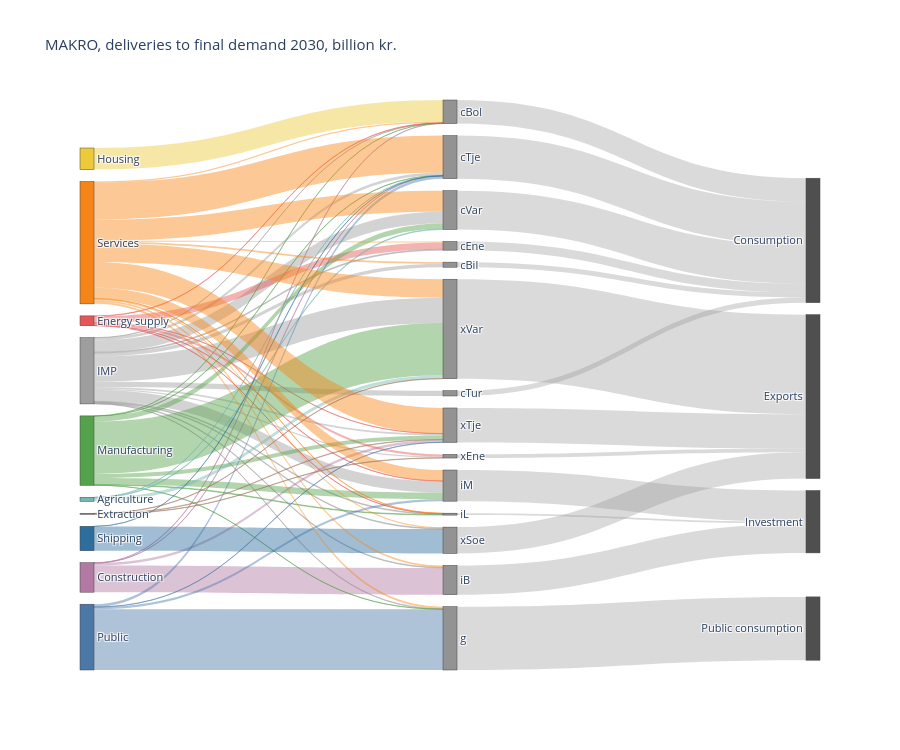

Notebook source saved alongside this figure:
### Markdown cell above
With a third column, the aggregates (consumption, public consumption, investment, exports). Intermediate use
is left out so that only final demand is shown.

### Code cell
io_viz.sankey3(io_v, year, min_flow=min_flow, include_intermediate=False,
               title=f'MAKRO, deliveries to final demand {year}, billion kr.')

### Figure 1 — Plotly figure (JSON) as saved in the notebook; plotly's stock layout.template omitted (floating-point values rounded to 4 significant figures)
{"data": [{"arrangement": "snap", "link": {"color": ["rgba(158,158,158,0.45)", "rgba(158,158,158,0.45)", "rgba(158,158,158,0.45)", "rgba(158,158,158,0.45)", "rgba(158,158,158,0.45)", "rgba(158,158,158,0.45)", "rgba(158,158,158,0.45)", "rgba(158,158,158,0.45)", "rgba(158,158,158,0.45)", "rgba(158,158,158,0.45)", "rgba(158,158,158,0.45)", "rgba(158,158,158,0.45)", "rgba(158,158,158,0.45)", "rgba(158,158,158,0.45)", "rgba(238,202,59,0.45)", "rgba(178,121,162,0.45)", "rgba(178,121,162,0.45)", "rgba(178,121,162,0.45)", "rgba(178,121,162,0.45)", "rgba(228,87,86,0.45)", "rgba(228,87,86,0.45)", "rgba(228,87,86,0.45)", "rgba(228,87,86,0.45)", "rgba(228,87,86,0.45)", "rgba(228,87,86,0.45)", "rgba(84,162,75,0.45)", "rgba(84,162,75,0.45)", "rgba(84,162,75,0.45)", "rgba(84,162,75,0.45)", "rgba(84,162,75,0.45)", "rgba(84,162,75,0.45)", "rgba(84,162,75,0.45)", "rgba(84,162,75,0.45)", "rgba(114,183,178,0.45)", "rgba(114,183,178,0.45)", "rgba(114,183,178,0.45)", "rgba(76,120,168,0.45)", "rgba(76,120,168,0.45)", "rgba(76,120,168,0.45)", "rgba(76,120,168,0.45)", "rgba(46,110,158,0.45)", "rgba(46,110,158,0.45)", "rgba(245,133,24,0.45)", "rgba(245,133,24,0.45)", "rgba(245,133,24,0.45)", "rgba(245,133,24,0.45)", "rgba(245,133,24,0.45)", "rgba(245,133,24,0.45)", "rgba(245,133,24,0.45)", "rgba(245,133,24,0.45)", "rgba(245,133,24,0.45)", "rgba(245,133,24,0.45)", "rgba(245,133,24,0.45)", "rgba(245,133,24,0.45)", "rgba(157,117,93,0.45)", "rgba(157,117,93,0.45)", "rgba(157,117,93,0.45)", "rgba(150,150,150,0.35)", "rgba(150,150,150,0.35)", "rgba(150,150,150,0.35)", "rgba(150,150,150,0.35)", "rgba(150,150,150,0.35)", "rgba(150,150,150,0.35)", "rgba(150,150,150,0.35)", "rgba(150,150,150,0.35)", "rgba(150,150,150,0.35)", "rgba(150,150,150,0.35)", "rgba(150,150,150,0.35)", "rgba(150,150,150,0.35)", "rgba(150,150,150,0.35)", "rgba(150,150,150,0.35)"], "customdata": ["IMP → cBil: Consumption of cars", "IMP → cBol: Consumption of housing", "IMP → cEne: Consumption of energy", "IMP → cTje: Consumption of services", "IMP → cTur: Residents' tourism abroad", "IMP → cVar: Consumption of goods", "IMP → g: Public consumption", "IMP → iB: Investment in buildings", "IMP → iL: Change in inventories", "IMP → iM: Investment in machinery", "IMP → xEne: Exports of energy", "IMP → xSoe: Exports of shipping", "IMP → xTje: Exports of services", "IMP → xVar: Exports of goods", "Housing → cBol: Consumption of housing", "Construction → cBol: Consumption of housing", "Construction → cTje: Consumption of services", "Construction → iB: Investment in buildings", "Construction → xTje: Exports of services", "Energy supply → cBol: Consumption of housing", "Energy supply → cEne: Consumption of energy", "Energy supply → iL: Change in inventories", "Energy supply → iM: Investment in machinery", "Energy supply → xEne: Exports of energy", "Energy supply → xTje: Exports of services", "Manufacturing → cBol: Consumption of housing", "Manufacturing → cTje: Consumption of services", "Manufacturing → cVar: Consumption of goods", "Manufacturing → g: Public consumption", "Manufacturing → iL: Change in inventories", "Manufacturing → iM: Investment in machinery", "Manufacturing → xTje: Exports of services", "Manufacturing → xVar: Exports of goods", "Agriculture → cTje: Consumption of services", "Agriculture → cVar: Consumption of goods", "Agriculture → xVar: Exports of goods", "Public → cTje: Consumption of services", "Public → g: Public consumption", "Public → iM: Investment in machinery", "Public → xTje: Exports of services", "Shipping → cTje: Consumption of services", "Shipping → xSoe: Exports of shipping", "Services → cBil: Consumption of cars", "Services → cBol: Consumption of housing", "Services → cEne: Consumption of energy", "Services → cTje: Consumption of services", "Services → cVar: Consumption of goods", "Services → g: Public consumption", "Services → iB: Investment in buildings", "Services → iL: Change in inventories", "Services → iM: Investment in machinery", "Services → xSoe: Exports of shipping", "Services → xTje: Exports of services", "Services → xVar: Exports of goods", "Extraction → xEne: Exports of energy", "Extraction → xTje: Exports of services", "Extraction → xVar: Exports of goods", "cBil: Consumption of cars → Consumption", "cBol: Consumption of housing → Consumption", "cEne: Consumption of energy → Consumption", "cTje: Consumption of services → Consumption", "cTur: Residents' tourism abroad → Consumption", "cVar: Consumption of goods → Consumption", "g: Public consumption → Public consumption", "iB: Investment in buildings → Investment", "iL: Change in inventories → Investment", "iM: Investment in machinery → Investment", "xEne: Exports of energy → Exports", "xSoe: Exports of shipping → Exports", "xTje: Exports of services → Exports", "xVar: Exports of goods → Exports"], "hovertemplate": "%{customdata}: %{value:,.1f}<extra></extra>", "source": [9, 9, 9, 9, 9, 9, 9, 9, 9, 9, 9, 9, 9, 9, 0, 1, 1, 1, 1, 2, 2, 2, 2, 2, 2, 3, 3, 3, 3, 3, 3, 3, 3, 4, 4, 4, 5, 5, 5, 5, 6, 6, 7, 7, 7, 7, 7, 7, 7, 7, 7, 7, 7, 7, 8, 8, 8, 10, 11, 12, 13, 14, 15, 23, 20, 21, 22, 16, 17, 18, 19], "target": [10, 11, 12, 13, 14, 15, 23, 20, 21, 22, 16, 17, 18, 19, 11, 11, 13, 20, 18, 11, 12, 21, 22, 16, 18, 11, 13, 15, 23, 21, 22, 18, 19, 13, 15, 19, 13, 23, 22, 18, 13, 17, 10, 11, 12, 13, 15, 23, 20, 21, 22, 17, 18, 19, 16, 18, 19, 24, 24, 24, 24, 24, 24, 27, 26, 26, 26, 25, 25, 25, 25], "value": [39.72, 1.208, 10.92, 31.43, 61.43, 136.4, 5.176, 7.406, 9.189, 132.7, 15.38, 8.895, 19.83, 295.8, 252.8, 3.697, 1.097, 313.3, 27.08, 4.958, 78.47, 2.47, 3.96, 23.92, 1.459, 1.44, 2.626, 63.44, 2.044, 7.502, 76.92, 47.07, 611.9, 1.552, 7.28, 38.54, 32.1, 711.3, 24.88, 2.686, 2.06, 284.9, 19.57, 12.47, 12.18, 433.4, 247.9, 23.43, 22.09, 3.335, 126.7, 14.52, 299.9, 217.3, 3.104, 5.251, 2.425, 59.29, 276.6, 101.6, 504.3, 61.43, 455.1, 741.9, 342.8, 22.5, 365.2, 42.41, 308.3, 403.3, 1166.0]}, "node": {"color": ["rgba(238,202,59,1.0)", "rgba(178,121,162,1.0)", "rgba(228,87,86,1.0)", "rgba(84,162,75,1.0)", "rgba(114,183,178,1.0)", "rgba(76,120,168,1.0)", "rgba(46,110,158,1.0)", "rgba(245,133,24,1.0)", "rgba(157,117,93,1.0)", "rgba(158,158,158,1.0)", "rgba(120,120,120,0.8)", "rgba(120,120,120,0.8)", "rgba(120,120,120,0.8)", "rgba(120,120,120,0.8)", "rgba(120,120,120,0.8)", "rgba(120,120,120,0.8)", "rgba(120,120,120,0.8)", "rgba(120,120,120,0.8)", "rgba(120,120,120,0.8)", "rgba(120,120,120,0.8)", "rgba(120,120,120,0.8)", "rgba(120,120,120,0.8)", "rgba(120,120,120,0.8)", "rgba(120,120,120,0.8)", "rgba(60,60,60,0.9)", "rgba(60,60,60,0.9)", "rgba(60,60,60,0.9)", "rgba(60,60,60,0.9)"], "customdata": ["Housing", "Construction", "Energy supply", "Manufacturing", "Agriculture", "Public", "Shipping", "Services", "Extraction", "IMP", "cBil: Consumption of cars", "cBol: Consumption of housing", "cEne: Consumption of energy", "cTje: Consumption of services", "cTur: Residents' tourism abroad", "cVar: Consumption of goods", "xEne: Exports of energy", "xSoe: Exports of shipping", "xTje: Exports of services", "xVar: Exports of goods", "iB: Investment in buildings", "iL: Change in inventories", "iM: Investment in machinery", "g: Public consumption", "Consumption", "Exports", "Investment", "Public consumption"], "hovertemplate": "%{customdata}<br>%{value:,.1f}<extra></extra>", "label": ["Housing", "Construction", "Energy supply", "Manufacturing", "Agriculture", "Public", "Shipping", "Services", "Extraction", "IMP", "cBil", "cBol", "cEne", "cTje", "cTur", "cVar", "xEne", "xSoe", "xTje", "xVar", "iB", "iL", "iM", "g", "Consumption", "Exports", "Investment", "Public consumption"], "pad": 12, "thickness": 14}, "type": "sankey"}], "layout": {"font": {"size": 11}, "height": 750, "title": {"text": "MAKRO, deliveries to final demand 2030, billion kr."}}}
